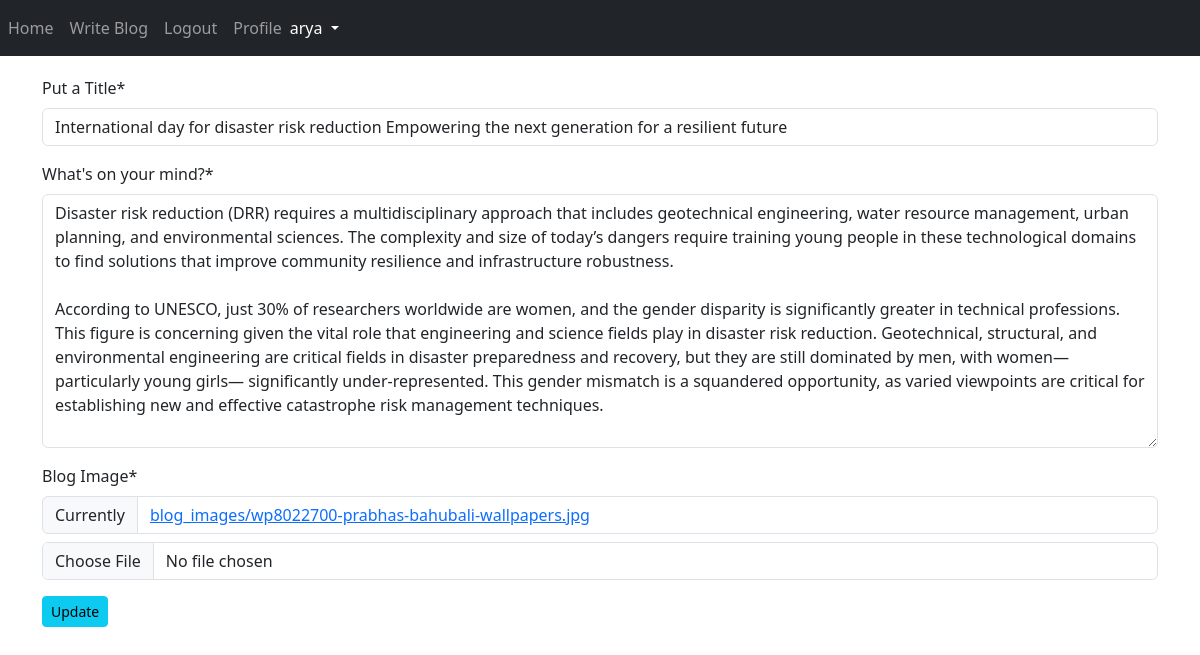
The page /blog/edit-blog/8/ (signed in) on the database its author committed.
### App_Blog/models.py (models this page shows, shortened)
class Blog(models.Model):
    author = models.ForeignKey(User, on_delete=models.CASCADE, related_name="post_author")
    blog_title = models.CharField(max_length=264, verbose_name="Put a Title")
    slug = models.SlugField(max_length=264, unique=True)
    blog_content = models.TextField(verbose_name="What's on your mind?")
    blog_image = models.ImageField(upload_to="blog_images", verbose_name="Blog Image")
    publish_date = models.DateTimeField(auto_now_add=True)
    update_date = models.DateTimeField(auto_now=True)
    class Meta:
        ordering = ['-publish_date']

### App_Blog/views.py (the view, shortened to what this page needs)
# urls.py: path("edit-blog/<pk>/", views.UpdateBlog.as_view(), name="edit_blog"),
class UpdateBlog(LoginRequiredMixin, UpdateView):
    model = Blog
    fields = ('blog_title', 'blog_content', 'blog_image')
    template_name = "App_Blog/edit_blog.html"

### templates/App_Blog/edit_blog.html (shortened to what this page needs)
{% extends 'base.html' %}
{% load crispy_forms_tags %}
{% block body_block %}
{% if blog.author == user %}
<form method="POST" enctype="multipart/form-data">
    {{ form|crispy }}
    <button type="submit" class="btn btn-info btn-sm">Update</button>
</form>
{% else %}
<p>You are not allowed to view this page.</p>
{% endif %}
{% endblock %}

### templates/base.html (shortened to what this page needs)
<!doctype html>
<html lang="en">
  <head>
    <link href="https://cdn.jsdelivr.net/npm/bootstrap@5.3.3/dist/css/bootstrap.min.css" rel="stylesheet">
    <link rel="stylesheet" href="https://cdn.jsdelivr.net/npm/@fortawesome/fontawesome-free@6.6.0/css/fontawesome.min.css">
  </head>
  <body>
    <nav class="navbar navbar-expand-sm bg-dark navbar-dark">
        <ul class="navbar-nav">
          <li class="nav-item-active">
            <a class="nav-link" href="{% url 'index' %}">Home</a>
          </li>
          {% if user.is_authenticated %}
            <li class="nav-item-active">
              <a class="nav-link" href="{% url 'App_Blog:create_blog' %}">Write Blog</a>
            </li>
            <li class="nav-item-active">
              <a class="nav-link" href="{% url 'App_Login:logout' %}">Logout</a>
            </li>
            <li class="nav-item-active">
              <a class="nav-link" href="{% url 'App_Login:profile' %}">Profile</a>
            </li>
          {% endif %}
        </ul>
        {% if user.is_authenticated %}
        <div class="nav-item dropdown">
          <button type="button" class="nav-link dropdown-toggle text-white" href="#" data-bs-toggle="dropdown">
            {{ user.username }}
          </button>
        </div>
        {% endif %}
    </nav>
    <div class="container" style="padding-top:20px">
    {% block body_block %}
    {% endblock %}
    </div>
  </body>
</html>

### rows shown on the page
Blog: blog_title "International day for disaster risk reduction Empowering the next generation for a resilient future", blog_content "Disaster risk reduction (DRR) requires a multidisciplinary approach that includes geotechnical engineering, water resource management, urban planning, and environmental sciences. The complexity and size of today’s dangers require training young people in these technological domains to find solutions that improve community resilience and infrastructure robustness. According to UNESCO, just 30% of researchers worldwide are women, and the gender disparity is significantly greater in technical professions. This figure is concerning given the vital role that engineering and science fields play in disaster risk reduction. Geotechnical, structural, and environmental engineering are critical fields…"

### other values the page prints
{{ user.username }} "arya"
